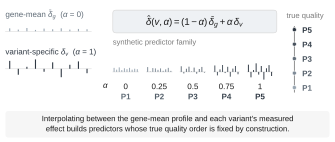

Reproduce this figure in Python.
"""Figure 5d - Construction of synthetic predictors of known, graded quality (schematic).

Source file: none. Conceptual panel; no measured quantity is plotted. Profile shapes
are fixed illustrative literals. The interpolation shown is the one defined in the
manuscript Methods ("Benchmark resolution"):
    delta_hat(v, alpha) = (1 - alpha) * gene-mean + alpha * variant-specific delta,
so true predictor quality increases monotonically with alpha and the true ordering is
fixed by construction. Recovery probabilities are panels f and g, not here.
Numbers reproduced: none (the alpha tags 0/0.25/0.5/0.75/1 are the construction grid,
not results).
Drawn at 85 x 36 mm, i.e. its exact placement size in fig5_assemble.tex (scale 1.0).

Run:  python fig5d_synthetic.py  ->  fig5d_synthetic.pdf (+ .png)
Vector check:  pdfimages -list fig5d_synthetic.pdf | tail -n +3 | wc -l   # -> 0
"""
from __future__ import annotations

import os
import sys

import matplotlib.pyplot as plt
from matplotlib.colors import to_rgb
from matplotlib.patches import FancyArrowPatch, FancyBboxPatch

sys.path.insert(0, os.path.dirname(os.path.dirname(os.path.abspath(__file__))))
import nm_style as S

W_MM, H_MM = 85.0, 36.0
# Sequential house slate ramp (nm_style.FEATURE_COLORS), light -> dark with true
# predictor quality. Gene hues are reserved for TP53/KRAS/GATA1/JAK1 in panels
# b, c, f, g, so this schematic borrows none of them; the ramp is monotone in
# lightness and therefore also survives greyscale. Panel e re-uses the SAME ramp
# for P1..P5, so d and e read as one two-step story.
GREY_P = S.FEATURE_COLORS["theta"]        # gene-mean end of the ramp (#9AA7B3)
BLUE = S.FEATURE_COLORS["ESM+theta"]      # variant-specific end of the ramp (#2E3742)
# Text uses a compressed version of the same ramp (mid slate -> dark slate) so that
# 5.5-6 pt labels keep >=5:1 contrast on white while still reading as one ramp.
TXT_LO = S.FEATURE_COLORS["ESM"]          # #5F6B76
TXT_HI = S.FEATURE_COLORS["ESM+theta"]    # #2E3742
PANEL_BG = "#F6F6F6"
CHIP_BG = "#EEF1F4"

ALPHAS = [0.0, 0.25, 0.5, 0.75, 1.0]
ALPHA_TAGS = ["0", "0.25", "0.5", "0.75", "1"]
PRED_TAGS = ["P1", "P2", "P3", "P4", "P5"]

# illustrative shapes (fixed literals, not data)
MEAN_SHAPE = [0.9, 0.5, 1.0, 0.4, 0.8, 0.6, 0.9, 0.5, 0.7, 0.6]
VAR_SHAPE = [1.6, -1.2, 0.4, 1.9, -0.6, 1.3, -1.7, 0.8, 1.5, -0.9]


def mix(c0, c1, t):
    a, b = to_rgb(c0), to_rgb(c1)
    return tuple(a[i] + (b[i] - a[i]) * t for i in range(3))


def rbox(ax, x0, y0, x1, y1, ec, fc="white", lw=0.5, r=0.9, z=2):
    ax.add_patch(FancyBboxPatch((x0, y0), x1 - x0, y1 - y0,
                                boxstyle=f"round,pad=0,rounding_size={r}",
                                linewidth=lw, edgecolor=ec, facecolor=fc, zorder=z))


def profile(ax, x0, x1, y0, vals, color, amp, lw=0.8, ref=None):
    n = len(vals)
    step = (x1 - x0) / n
    scale = max(abs(v) for v in (ref if ref is not None else vals))
    ax.plot([x0, x1], [y0, y0], "-", color=S.LIGHT_GREY, lw=0.4, zorder=2)
    for i, v in enumerate(vals):
        x = x0 + step * (i + 0.5)
        ax.plot([x, x], [y0, y0 + amp * v / scale], "-", color=color, lw=lw,
                solid_capstyle="butt", zorder=3)


def main() -> None:
    S.apply_rcparams()
    plt.rcParams["savefig.bbox"] = None
    # Keep mathtext in the same Arial-metric sans as the rest of the figure. Without
    # this, matplotlib renders $\delta$ / $\alpha$ from DejaVu Sans, so the panel would
    # ship two different typefaces. nm_style is shared and must not be edited, so the
    # override is local to this panel.
    plt.rcParams.update({
        "mathtext.fontset": "custom",
        "mathtext.rm": "Liberation Sans",
        "mathtext.it": "Liberation Sans:italic",
        "mathtext.bf": "Liberation Sans:bold",
    })

    fig, ax = S.panel(W_MM, H_MM)
    ax.set_position([0, 0, 1, 1])
    ax.set_xlim(0, W_MM)
    ax.set_ylim(0, H_MM)
    ax.axis("off")

    # ---- left: the two reference profiles ---------------------------------
    ax.text(1.0, 31.4, r"gene-mean $\bar{\delta}_g$  ($\alpha$ = 0)", fontsize=5.8,
            color=TXT_LO, ha="left", va="baseline")
    profile(ax, 1.0, 23.0, 28.0, MEAN_SHAPE, GREY_P, amp=1.6, ref=VAR_SHAPE)

    ax.text(1.0, 21.8, r"variant-specific $\delta_v$  ($\alpha$ = 1)", fontsize=5.8,
            color=BLUE, ha="left", va="baseline")
    profile(ax, 1.0, 23.0, 18.4, VAR_SHAPE, BLUE, amp=2.4, ref=VAR_SHAPE)

    # ---- middle: the interpolation and the alpha series -------------------
    rbox(ax, 28.5, 27.6, 70.5, 33.4, S.LIGHT_GREY, fc=CHIP_BG, r=0.8)
    ax.text(49.5, 29.6,
            r"$\hat{\delta}(v,\alpha)=(1-\alpha)\,\bar{\delta}_g+\alpha\,\delta_v$",
            fontsize=7.0, color=S.INK, ha="center", va="baseline")

    # 5.5 pt grey sub-header: identical style to panel e's "true quality" /
    # "observed score" sub-headers, so d and e read as one matched pair.
    ax.text(28.5, 24.6, "synthetic predictor family", fontsize=5.5, color=S.GREY,
            ha="left", va="baseline")

    x0, wd, gap = 28.5, 6.6, 2.0
    for k, a in enumerate(ALPHAS):
        xs = x0 + k * (wd + gap)
        col = mix(GREY_P, BLUE, a)
        vals = [(1 - a) * m + a * v for m, v in zip(MEAN_SHAPE, VAR_SHAPE)]
        profile(ax, xs, xs + wd, 17.6, vals, col, amp=2.2, lw=0.7, ref=VAR_SHAPE)
        ax.text(xs + wd / 2, 13.2, ALPHA_TAGS[k], fontsize=5.8, color=S.INK,
                ha="center", va="baseline")
        ax.text(xs + wd / 2, 10.6, PRED_TAGS[k], fontsize=5.8,
                color=mix(TXT_LO, TXT_HI, a), ha="center", va="baseline",
                fontweight="bold")
    ax.text(27.4, 13.2, r"$\alpha$", fontsize=5.8, color=S.INK, ha="right",
            va="baseline")

    # ---- right: true-quality ladder ---------------------------------------
    ax.text(73.0, 31.4, "true quality", fontsize=5.5, color=S.GREY, ha="left",
            va="baseline")
    ax.add_patch(FancyArrowPatch((75.0, 12.4), (75.0, 29.4), arrowstyle="-|>",
                                 mutation_scale=4.0, linewidth=0.6, color=S.GREY,
                                 shrinkA=0, shrinkB=0, zorder=3))
    for k, a in enumerate(ALPHAS):
        y = 13.6 + k * 3.7
        col = mix(GREY_P, BLUE, a)
        ax.scatter([75.0], [y], s=9, color=col, edgecolor="white", linewidths=0.4,
                   zorder=5)
        ax.text(77.0, y - 0.8, PRED_TAGS[k], fontsize=5.8,
                color=mix(TXT_LO, TXT_HI, a), ha="left", va="baseline",
                fontweight="bold")

    # ---- caption strip ----------------------------------------------------
    rbox(ax, 1.0, 0.8, 84.0, 7.6, PANEL_BG, fc=PANEL_BG, lw=0.0, r=0.8, z=1)
    for y, t in ((5.0, "Interpolating between the gene-mean profile and each variant's measured"),
                 (2.4, "effect builds predictors whose true quality order is fixed by construction.")):
        ax.text(42.5, y, t, fontsize=5.6, color=S.INK, ha="center", va="baseline")

    S.save(fig, os.path.join(os.path.dirname(os.path.abspath(__file__)),
                             "fig5d_synthetic"))


if __name__ == "__main__":
    main()
